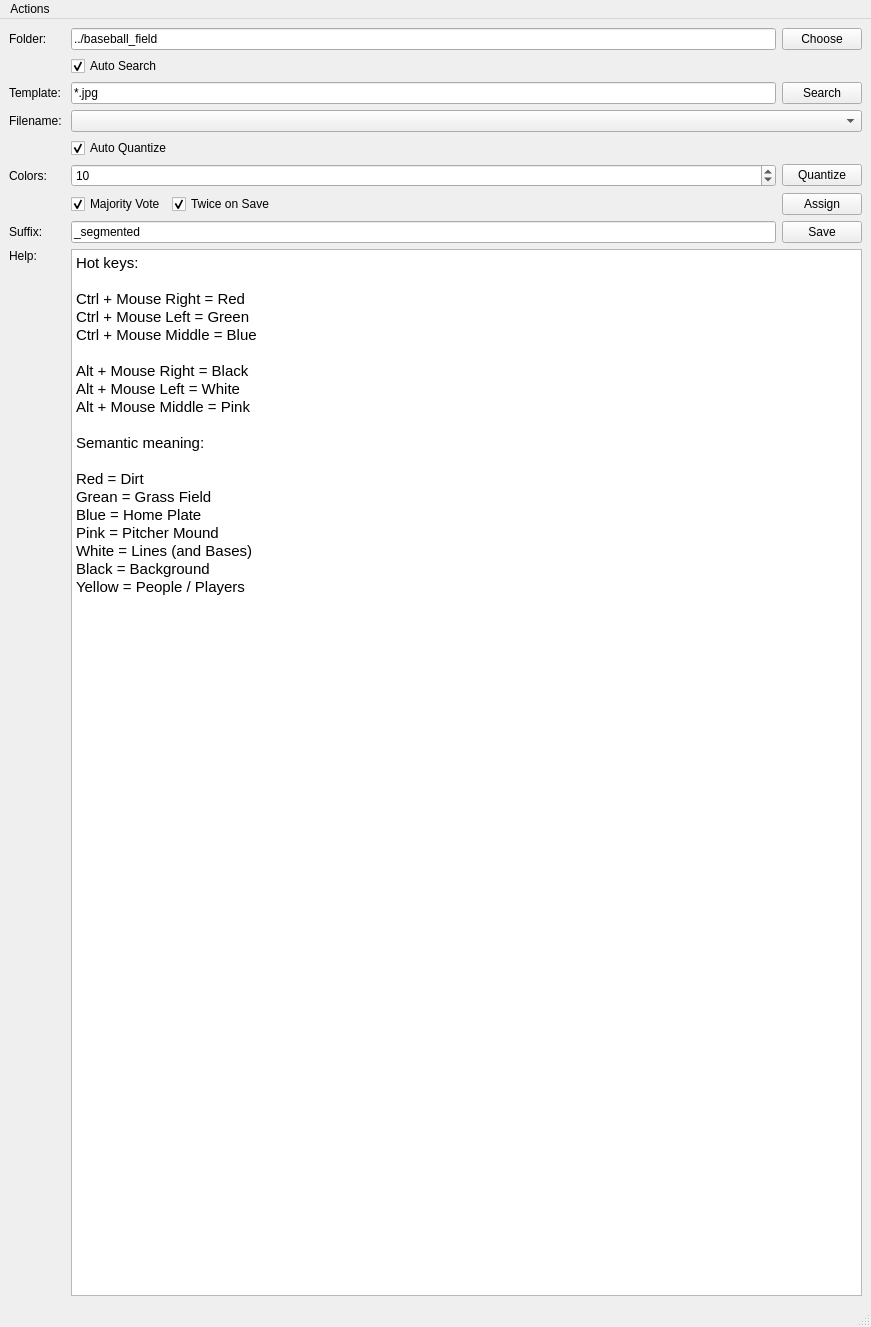
<?xml version="1.0" encoding="UTF-8"?>
<ui version="4.0">
 <class>MainWindow</class>
 <widget class="QMainWindow" name="MainWindow">
  <property name="geometry">
   <rect>
    <x>0</x>
    <y>0</y>
    <width>871</width>
    <height>1327</height>
   </rect>
  </property>
  <property name="windowTitle">
   <string>Segmentation Tool</string>
  </property>
  <widget class="QWidget" name="centralWidget">
   <layout class="QHBoxLayout" name="horizontalLayout">
    <item>
     <layout class="QHBoxLayout" name="layout">
      <item>
       <layout class="QGridLayout" name="controlsLayout">
        <property name="sizeConstraint">
         <enum>QLayout::SetMinimumSize</enum>
        </property>
        <item row="15" column="1">
         <layout class="QHBoxLayout" name="horizontalLayout_4">
          <item>
           <widget class="QLineEdit" name="suffixLE">
            <property name="text">
             <string>_segmented</string>
            </property>
           </widget>
          </item>
          <item>
           <widget class="QPushButton" name="savePB">
            <property name="text">
             <string>Save</string>
            </property>
           </widget>
          </item>
         </layout>
        </item>
        <item row="15" column="0">
         <widget class="QLabel" name="label_5">
          <property name="text">
           <string>Suffix:</string>
          </property>
         </widget>
        </item>
        <item row="6" column="1">
         <widget class="QComboBox" name="filenameCB">
          <property name="maximumSize">
           <size>
            <width>1600000</width>
            <height>16777215</height>
           </size>
          </property>
         </widget>
        </item>
        <item row="2" column="1">
         <layout class="QHBoxLayout" name="horizontalLayout_2">
          <item>
           <widget class="QLineEdit" name="templateLE">
            <property name="text">
             <string>*.jpg</string>
            </property>
           </widget>
          </item>
          <item>
           <widget class="QPushButton" name="searchPB">
            <property name="text">
             <string>Search</string>
            </property>
           </widget>
          </item>
         </layout>
        </item>
        <item row="8" column="1">
         <layout class="QHBoxLayout" name="horizontalLayout_3">
          <item>
           <widget class="QSpinBox" name="numColorsSP">
            <property name="sizePolicy">
             <sizepolicy hsizetype="Expanding" vsizetype="Fixed">
              <horstretch>0</horstretch>
              <verstretch>0</verstretch>
             </sizepolicy>
            </property>
            <property name="minimum">
             <number>1</number>
            </property>
            <property name="maximum">
             <number>32</number>
            </property>
            <property name="value">
             <number>10</number>
            </property>
           </widget>
          </item>
          <item>
           <widget class="QPushButton" name="quantizePB">
            <property name="text">
             <string>Quantize</string>
            </property>
           </widget>
          </item>
         </layout>
        </item>
        <item row="7" column="1">
         <widget class="QCheckBox" name="autoQuantizeCB">
          <property name="text">
           <string>Auto Quantize</string>
          </property>
          <property name="checked">
           <bool>true</bool>
          </property>
         </widget>
        </item>
        <item row="0" column="1">
         <layout class="QHBoxLayout" name="folderLayout">
          <item>
           <widget class="QLineEdit" name="folderLE">
            <property name="text">
             <string>../baseball_field</string>
            </property>
           </widget>
          </item>
          <item>
           <widget class="QPushButton" name="choosePB">
            <property name="text">
             <string>Choose</string>
            </property>
           </widget>
          </item>
         </layout>
        </item>
        <item row="16" column="1">
         <widget class="QTextEdit" name="textEdit">
          <property name="readOnly">
           <bool>true</bool>
          </property>
          <property name="html">
           <string>&lt;!DOCTYPE HTML PUBLIC &quot;-//W3C//DTD HTML 4.0//EN&quot; &quot;http://www.w3.org/TR/REC-html40/strict.dtd&quot;&gt;
&lt;html&gt;&lt;head&gt;&lt;meta name=&quot;qrichtext&quot; content=&quot;1&quot; /&gt;&lt;style type=&quot;text/css&quot;&gt;
p, li { white-space: pre-wrap; }
&lt;/style&gt;&lt;/head&gt;&lt;body style=&quot; font-family:'Ubuntu'; font-size:11pt; font-weight:400; font-style:normal;&quot;&gt;
&lt;p style=&quot; margin-top:0px; margin-bottom:0px; margin-left:0px; margin-right:0px; -qt-block-indent:0; text-indent:0px;&quot;&gt;Hot keys:&lt;/p&gt;
&lt;p style=&quot;-qt-paragraph-type:empty; margin-top:0px; margin-bottom:0px; margin-left:0px; margin-right:0px; -qt-block-indent:0; text-indent:0px;&quot;&gt;&lt;br /&gt;&lt;/p&gt;
&lt;p style=&quot; margin-top:0px; margin-bottom:0px; margin-left:0px; margin-right:0px; -qt-block-indent:0; text-indent:0px;&quot;&gt;Ctrl + Mouse Right = Red&lt;/p&gt;
&lt;p style=&quot; margin-top:0px; margin-bottom:0px; margin-left:0px; margin-right:0px; -qt-block-indent:0; text-indent:0px;&quot;&gt;Ctrl + Mouse Left = Green&lt;/p&gt;
&lt;p style=&quot; margin-top:0px; margin-bottom:0px; margin-left:0px; margin-right:0px; -qt-block-indent:0; text-indent:0px;&quot;&gt;Ctrl + Mouse Middle = Blue&lt;/p&gt;
&lt;p style=&quot;-qt-paragraph-type:empty; margin-top:0px; margin-bottom:0px; margin-left:0px; margin-right:0px; -qt-block-indent:0; text-indent:0px;&quot;&gt;&lt;br /&gt;&lt;/p&gt;
&lt;p style=&quot; margin-top:0px; margin-bottom:0px; margin-left:0px; margin-right:0px; -qt-block-indent:0; text-indent:0px;&quot;&gt;Alt + Mouse Right = Black&lt;/p&gt;
&lt;p style=&quot; margin-top:0px; margin-bottom:0px; margin-left:0px; margin-right:0px; -qt-block-indent:0; text-indent:0px;&quot;&gt;Alt + Mouse Left = White&lt;/p&gt;
&lt;p style=&quot; margin-top:0px; margin-bottom:0px; margin-left:0px; margin-right:0px; -qt-block-indent:0; text-indent:0px;&quot;&gt;Alt + Mouse Middle = Pink&lt;/p&gt;
&lt;p style=&quot;-qt-paragraph-type:empty; margin-top:0px; margin-bottom:0px; margin-left:0px; margin-right:0px; -qt-block-indent:0; text-indent:0px;&quot;&gt;&lt;br /&gt;&lt;/p&gt;
&lt;p style=&quot; margin-top:0px; margin-bottom:0px; margin-left:0px; margin-right:0px; -qt-block-indent:0; text-indent:0px;&quot;&gt;Semantic meaning:&lt;/p&gt;
&lt;p style=&quot;-qt-paragraph-type:empty; margin-top:0px; margin-bottom:0px; margin-left:0px; margin-right:0px; -qt-block-indent:0; text-indent:0px;&quot;&gt;&lt;br /&gt;&lt;/p&gt;
&lt;p style=&quot; margin-top:0px; margin-bottom:0px; margin-left:0px; margin-right:0px; -qt-block-indent:0; text-indent:0px;&quot;&gt;Red = Dirt&lt;/p&gt;
&lt;p style=&quot; margin-top:0px; margin-bottom:0px; margin-left:0px; margin-right:0px; -qt-block-indent:0; text-indent:0px;&quot;&gt;Grean = Grass Field&lt;/p&gt;
&lt;p style=&quot; margin-top:0px; margin-bottom:0px; margin-left:0px; margin-right:0px; -qt-block-indent:0; text-indent:0px;&quot;&gt;Blue = Home Plate&lt;/p&gt;
&lt;p style=&quot; margin-top:0px; margin-bottom:0px; margin-left:0px; margin-right:0px; -qt-block-indent:0; text-indent:0px;&quot;&gt;Pink = Pitcher Mound&lt;/p&gt;
&lt;p style=&quot; margin-top:0px; margin-bottom:0px; margin-left:0px; margin-right:0px; -qt-block-indent:0; text-indent:0px;&quot;&gt;White = Lines (and Bases)&lt;/p&gt;
&lt;p style=&quot; margin-top:0px; margin-bottom:0px; margin-left:0px; margin-right:0px; -qt-block-indent:0; text-indent:0px;&quot;&gt;Black = Background&lt;/p&gt;
&lt;p style=&quot; margin-top:0px; margin-bottom:0px; margin-left:0px; margin-right:0px; -qt-block-indent:0; text-indent:0px;&quot;&gt;Yellow = People / Players&lt;/p&gt;
&lt;p style=&quot;-qt-paragraph-type:empty; margin-top:0px; margin-bottom:0px; margin-left:0px; margin-right:0px; -qt-block-indent:0; text-indent:0px;&quot;&gt;&lt;br /&gt;&lt;/p&gt;&lt;/body&gt;&lt;/html&gt;</string>
          </property>
         </widget>
        </item>
        <item row="14" column="1">
         <layout class="QHBoxLayout" name="horizontalLayout_5">
          <item>
           <widget class="QCheckBox" name="majorityVoteCB">
            <property name="sizePolicy">
             <sizepolicy hsizetype="Minimum" vsizetype="Fixed">
              <horstretch>0</horstretch>
              <verstretch>0</verstretch>
             </sizepolicy>
            </property>
            <property name="text">
             <string>Majority Vote</string>
            </property>
            <property name="checked">
             <bool>true</bool>
            </property>
           </widget>
          </item>
          <item>
           <widget class="QCheckBox" name="twiceCB">
            <property name="sizePolicy">
             <sizepolicy hsizetype="Expanding" vsizetype="Fixed">
              <horstretch>0</horstretch>
              <verstretch>0</verstretch>
             </sizepolicy>
            </property>
            <property name="text">
             <string>Twice on Save</string>
            </property>
            <property name="checked">
             <bool>true</bool>
            </property>
           </widget>
          </item>
          <item>
           <widget class="QPushButton" name="assignPB">
            <property name="text">
             <string>Assign</string>
            </property>
           </widget>
          </item>
         </layout>
        </item>
        <item row="2" column="0">
         <widget class="QLabel" name="label_4">
          <property name="text">
           <string>Template: </string>
          </property>
         </widget>
        </item>
        <item row="0" column="0">
         <widget class="QLabel" name="label_3">
          <property name="text">
           <string>Folder:</string>
          </property>
         </widget>
        </item>
        <item row="8" column="0">
         <widget class="QLabel" name="label">
          <property name="text">
           <string>Colors: </string>
          </property>
         </widget>
        </item>
        <item row="6" column="0">
         <widget class="QLabel" name="label_2">
          <property name="text">
           <string>Filename:</string>
          </property>
         </widget>
        </item>
        <item row="1" column="1">
         <widget class="QCheckBox" name="autoSearchCB">
          <property name="text">
           <string>Auto Search</string>
          </property>
          <property name="checked">
           <bool>true</bool>
          </property>
         </widget>
        </item>
        <item row="16" column="0">
         <layout class="QVBoxLayout" name="verticalLayout">
          <item>
           <widget class="QLabel" name="label_6">
            <property name="text">
             <string>Help: </string>
            </property>
           </widget>
          </item>
          <item>
           <spacer name="verticalSpacer">
            <property name="orientation">
             <enum>Qt::Vertical</enum>
            </property>
            <property name="sizeHint" stdset="0">
             <size>
              <width>20</width>
              <height>40</height>
             </size>
            </property>
           </spacer>
          </item>
         </layout>
        </item>
       </layout>
      </item>
     </layout>
    </item>
   </layout>
  </widget>
  <widget class="QMenuBar" name="menubar">
   <property name="geometry">
    <rect>
     <x>0</x>
     <y>0</y>
     <width>871</width>
     <height>26</height>
    </rect>
   </property>
   <widget class="QMenu" name="menuActions">
    <property name="title">
     <string>Actions</string>
    </property>
    <addaction name="actionChooseFolder"/>
    <addaction name="actionSearchFiles"/>
    <addaction name="actionQuantize"/>
    <addaction name="actionAssign"/>
    <addaction name="actionSave"/>
   </widget>
   <addaction name="menuActions"/>
  </widget>
  <widget class="QStatusBar" name="statusbar"/>
  <action name="actionQuantize">
   <property name="text">
    <string>Quantize</string>
   </property>
   <property name="shortcut">
    <string>Ctrl+Q</string>
   </property>
  </action>
  <action name="actionAssign">
   <property name="text">
    <string>Assign</string>
   </property>
   <property name="toolTip">
    <string>Assign</string>
   </property>
   <property name="shortcut">
    <string>Ctrl+A</string>
   </property>
  </action>
  <action name="actionSave">
   <property name="text">
    <string>Save</string>
   </property>
   <property name="toolTip">
    <string>Save</string>
   </property>
   <property name="shortcut">
    <string>Ctrl+S</string>
   </property>
  </action>
  <action name="actionChooseFolder">
   <property name="text">
    <string>Choose folder</string>
   </property>
   <property name="shortcut">
    <string>Ctrl+O</string>
   </property>
  </action>
  <action name="actionSearchFiles">
   <property name="text">
    <string>Search files</string>
   </property>
   <property name="shortcut">
    <string>Ctrl+F</string>
   </property>
  </action>
 </widget>
 <resources/>
 <connections/>
</ui>
